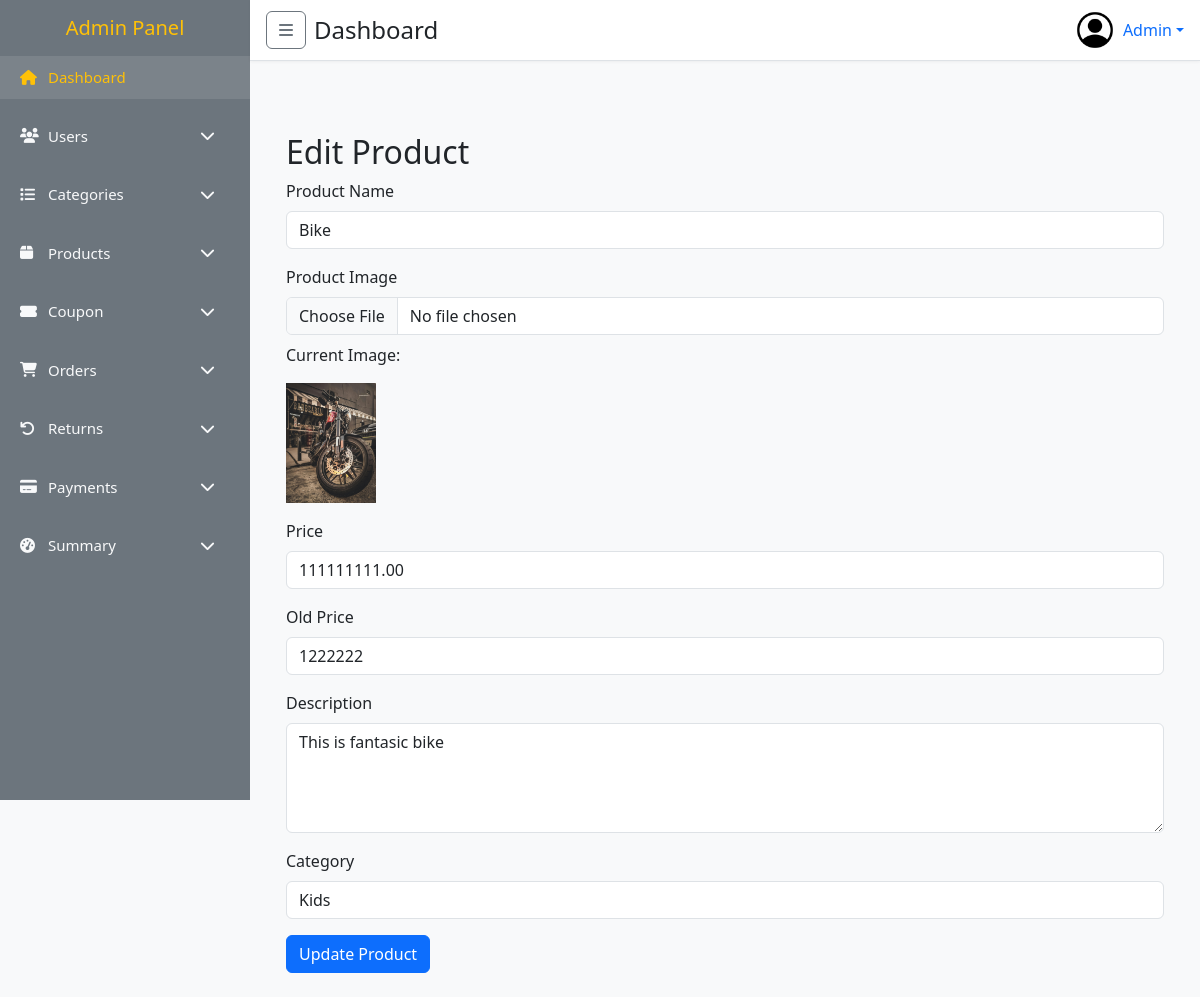
Before: /admin/edit_product.php?id=26 (signed in) with the older database file.
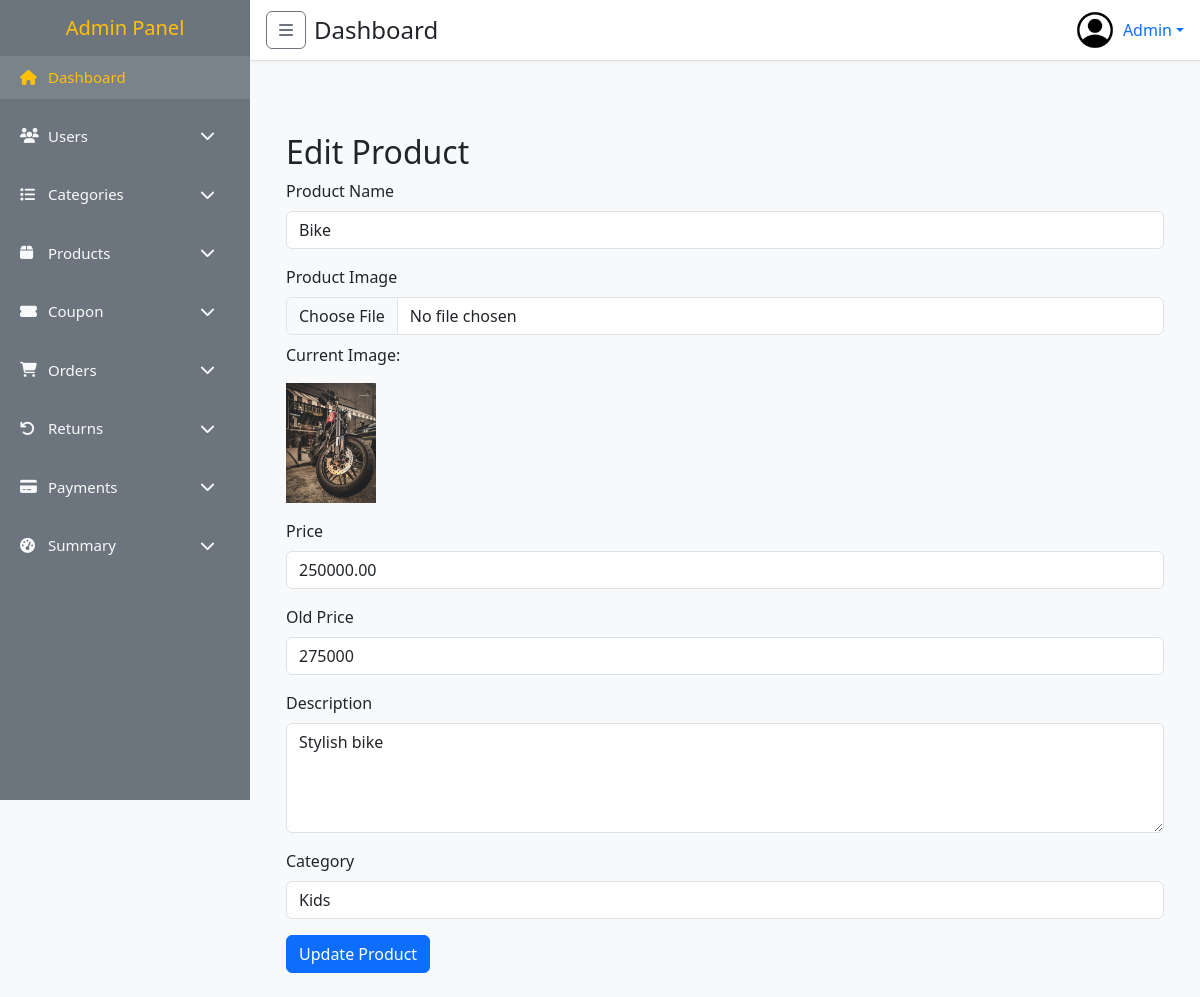
After: the same page with the newer database file.
### tables this page shows
CREATE TABLE `products` (
  `id` int(11) NOT NULL,
  `user_id` int(11) DEFAULT NULL,
  `name` varchar(255) DEFAULT NULL,
  `images` text DEFAULT NULL,
  `price` decimal(15,2) DEFAULT NULL,
  `old_price` double(15,2) DEFAULT NULL,
  `description` text DEFAULT NULL,
  `category_id` int(11) DEFAULT NULL,
  `sub_category_id` int(11) DEFAULT NULL,
  `created_at` datetime DEFAULT current_timestamp(),
  `updated_at` datetime DEFAULT current_timestamp()
);

CREATE TABLE `categories` (
  `id` int(11) NOT NULL,
  `name` varchar(255) DEFAULT NULL,
  `status` tinyint(1) NOT NULL DEFAULT 1,
  `created_at` datetime DEFAULT current_timestamp(),
  `updated_at` datetime DEFAULT current_timestamp()
);

### admin/edit_product.php (the view, shortened to what this page needs)
<?php
require "inc/he.php";
require "inc/sidebar.php";
require "inc/nav.php";
require "../config/db.php";
$product_id = isset($_GET['id']) ? (int)$_GET['id'] : 0;
$stmt = $con->prepare("SELECT * FROM products WHERE id = ?");
$stmt->bind_param("i", $product_id);
$stmt->execute();
$result = $stmt->get_result();
$product = $result->fetch_assoc();
$categories_query = "SELECT * FROM categories";
$categories_result = mysqli_query($con, $categories_query);
?>
<main class="p-4">
    <div class="container mt-5">
        <h2>Edit Product</h2>
        <form action="edit_product.php?id=<?php echo htmlspecialchars($product['id']); ?>" method="post" enctype="multipart/form-data">
            <div class="mb-3">
                <label for="name" class="form-label">Product Name</label>
                <input type="text" class="form-control" name="name" id="name" value="<?php echo htmlspecialchars($product['name']); ?>" required>
            </div>
            <div class="mb-3">
                <label for="images" class="form-label">Product Image</label>
                <input type="file" class="form-control" name="images" id="images" accept="image/*">
                <?php if (!empty($product['images'])): ?>
                    <div class="mt-2">
                        <p>Current Image:</p>
                        <img src="<?php echo htmlspecialchars($product['images']); ?>" alt="Product Image" style="max-height: 120px;">
                    </div>
                <?php endif; ?>
            </div>
            <div class="mb-3">
                <label for="price" class="form-label">Price</label>
                <input type="text" class="form-control" name="price" id="price" value="<?php echo htmlspecialchars($product['price']); ?>" required>
            </div>
            <div class="mb-3">
                <label for="old_price" class="form-label">Old Price</label>
                <input type="text" class="form-control" name="old_price" id="old_price" value="<?php echo htmlspecialchars($product['old_price']); ?>" required>
            </div>
            <div class="mb-3">
                <label for="description" class="form-label">Description</label>
                <textarea class="form-control" name="description" id="description" rows="4" required><?php echo htmlspecialchars($product['description']); ?></textarea>
            </div>
            <div class="mb-3">
                <label for="category" class="form-label">Category</label>
                <select class="form-control" name="category" id="category" required>
                    <?php while ($category = mysqli_fetch_assoc($categories_result)): ?>
                        <option value="<?php echo $category['id']; ?>"
                        <?php if ($category['id'] == $product['category_id']) echo 'selected'; ?>>
                            <?php echo htmlspecialchars($category['name']); ?>
                        </option>
                    <?php endwhile; ?>
                </select>
            </div>
            <button type="submit" name="submit" class="btn btn-primary">Update Product</button>
        </form>
    </div>
</main>
<?php require "inc/footer.php"; ?>

Changed rows visible on the page:
changed products "Bike": price "111111111.00" → "250000.00"; old_price "1222222" → "275000"; description "This is fantasic bike" → "Stylish bike"
